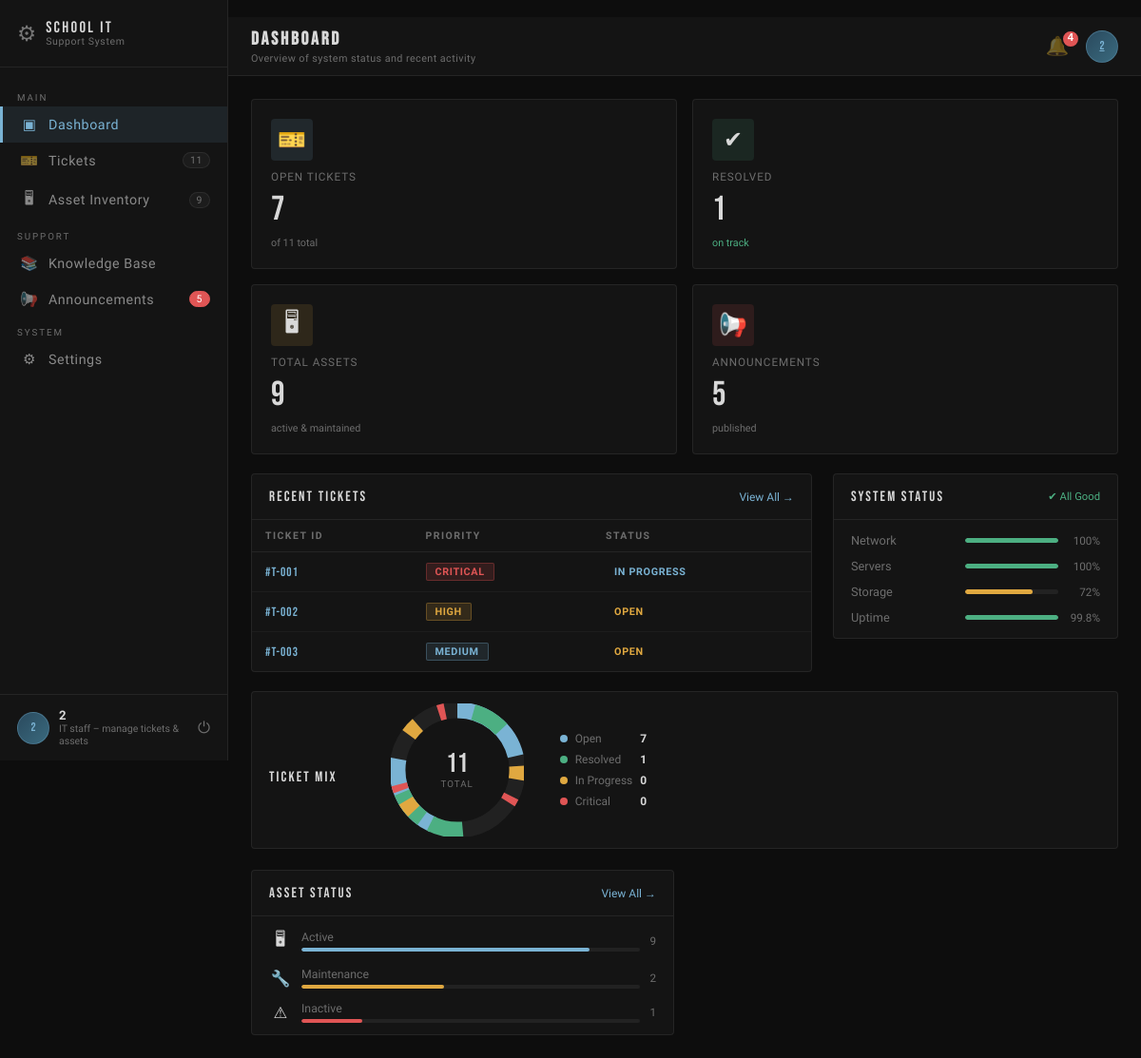
The page /dashboard (signed in) on the database its author committed.
### models.py (models this page shows, shortened)
class User(db.Model):
    __tablename__ = 'users'
    id            = db.Column(db.Integer, primary_key=True)
    username      = db.Column(db.String(80),  unique=True, nullable=False)
    email         = db.Column(db.String(120), unique=True, nullable=False)
    password_hash = db.Column(db.String(255), nullable=False)
    full_name     = db.Column(db.String(120), nullable=False)
    role_id       = db.Column(db.Integer, db.ForeignKey('roles.id'), nullable=False)
    department    = db.Column(db.String(100))
    phone         = db.Column(db.String(20))
    is_active     = db.Column(db.Boolean, default=True)
    last_login    = db.Column(db.DateTime)
    created_at    = db.Column(db.DateTime, default=datetime.utcnow)
    updated_at    = db.Column(db.DateTime, default=datetime.utcnow, onupdate=datetime.utcnow)
    role                = db.relationship('Role', back_populates='users')
    submitted_tickets   = db.relationship('Ticket', foreign_keys='Ticket.requester_id',   back_populates='requester',  lazy='dynamic')
    assigned_tickets    = db.relationship('Ticket', foreign_keys='Ticket.assigned_to_id', back_populates='assigned_to', lazy='dynamic')
    comments            = db.relationship('TicketComment',        back_populates='author',     lazy='dynamic')
    assets_assigned     = db.relationship('Asset',                back_populates='assigned_to', lazy='dynamic')
    maintenance_logs    = db.relationship('AssetMaintenance',     back_populates='performed_by', lazy='dynamic')
    kb_articles         = db.relationship('KnowledgeBaseArticle', back_populates='author',      lazy='dynamic')
    announcements       = db.relationship('Announcement',         back_populates='author',      lazy='dynamic')
    notifications       = db.relationship('Notification',         back_populates='user',        lazy='dynamic')
    audit_logs          = db.relationship('AuditLog',             back_populates='user',        lazy='dynamic')

class Role(db.Model):
    __tablename__ = 'roles'
    id          = db.Column(db.Integer, primary_key=True)
    name        = db.Column(db.String(50), unique=True, nullable=False)   # admin | it_staff | student
    description = db.Column(db.String(200))
    created_at  = db.Column(db.DateTime, default=datetime.utcnow)
    users = db.relationship('User', back_populates='role', lazy='dynamic')

### main.py (the view)
    @app.route('/dashboard')
    def dashboard():
        if 'user_id' not in session:
            return redirect(url_for('login'))
        from models import User
        user = User.query.get(session['user_id'])
        if user and user.role.name == 'student':
            return redirect(url_for('tickets_page'))
        from models import Ticket, Asset, Announcement
        stats = {
            'total_tickets': Ticket.query.count(),
            'open_tickets': Ticket.query.filter_by(status='open').count(),
            'resolved_tickets': Ticket.query.filter_by(status='resolved').count(),
            'users': User.query.count(),
            'assets': Asset.query.count(),
            'announcements': Announcement.query.filter_by(is_published=True).count()
        }
        return render_template('dashboard.html', stats=stats)

### templates/dashboard.html (shortened to what this page needs)
﻿{% extends 'base.html' %}
{% block extra_css %}
<link rel="stylesheet" href="{{ url_for('static', filename='css/dashboard.css') }}"/>
{% endblock %}
{% block page_heading %}Dashboard{% endblock %}
{% block page_sub %}Overview of system status and recent activity{% endblock %}
{% block content %}
<div class="stats-grid">
  <div class="stat-card" style="--delay: 0.05s;">
    <div class="stat-card__icon open">🎫</div>
    <div class="stat-label">Open Tickets</div>
    <div class="stat-val">{{ stats.open_tickets }}</div>
    <div class="stat-card__trend neutral">of {{ stats.total_tickets }} total</div>
  </div>
  <div class="stat-card" style="--delay: 0.1s;">
    <div class="stat-card__icon resolved">✔</div>
    <div class="stat-label">Resolved</div>
    <div class="stat-val">{{ stats.resolved_tickets }}</div>
    <div class="stat-card__trend up">on track</div>
  </div>
  <div class="stat-card" style="--delay: 0.15s;">
    <div class="stat-card__icon assets">🖥</div>
    <div class="stat-label">Total Assets</div>
    <div class="stat-val">{{ stats.assets }}</div>
    <div class="stat-card__trend neutral">active & maintained</div>
  </div>
  <div class="stat-card" style="--delay: 0.2s;">
    <div class="stat-card__icon critical">📢</div>
    <div class="stat-label">Announcements</div>
    <div class="stat-val">{{ stats.announcements }}</div>
    <div class="stat-card__trend neutral">published</div>
  </div>
</div>
<div class="mid-row">
  <div class="panel">
    <div class="panel__head">
      <span class="panel__title">Recent Tickets</span>
      <a href="{{ url_for('tickets_page') }}" class="panel__link">View All →</a>
    </div>
    {% if stats.total_tickets > 0 %}
      <div style="overflow-x: auto;">
        <table class="ticket-table">
          <thead>
            <tr>
              <th>Ticket ID</th>
              <th>Priority</th>
              <th>Status</th>
            </tr>
          </thead>
          <tbody>
            <tr>
              <td class="ticket-id">#T-001</td>
              <td><span class="badge critical">Critical</span></td>
              <td><span class="status in-progress">In Progress</span></td>
            </tr>
            <tr>
              <td class="ticket-id">#T-002</td>
              <td><span class="badge high">High</span></td>
              <td><span class="status open">Open</span></td>
            </tr>
            <tr>
              <td class="ticket-id">#T-003</td>
              <td><span class="badge medium">Medium</span></td>
              <td><span class="status open">Open</span></td>
            </tr>
          </tbody>
        </table>
      </div>
    {% endif %}
  </div>
  <div class="right-col">
    <div class="panel">
      <div class="panel__head">
        <span class="panel__title">System Status</span>
        <span class="all-good">✔ All Good</span>
      </div>
      <ul class="status-list">
        <li class="status-item">
          <span class="status-name">Network</span>
          <div class="status-bar-wrap"><div class="status-bar" style="--pct: 100%; --clr: #4caf82;"></div></div>
          <span class="status-pct">100%</span>
        </li>
        <li class="status-item">
          <span class="status-name">Servers</span>
          <div class="status-bar-wrap"><div class="status-bar" style="--pct: 100%; --clr: #4caf82;"></div></div>
          <span class="status-pct">100%</span>
        </li>
        <li class="status-item">
          <span class="status-name">Storage</span>
          <div class="status-bar-wrap"><div class="status-bar" style="--pct: 72%; --clr: #e0a840;"></div></div>
          <span class="status-pct">72%</span>
        </li>
        <li class="status-item">
          <span class="status-name">Uptime</span>
          <div class="status-bar-wrap"><div class="status-bar" style="--pct: 99.8%; --clr: #4caf82;"></div></div>
          <span class="status-pct">99.8%</span>
        </li>
      </ul>
    </div>
  </div>
</div>
<div class="bottom-row">
  <div class="panel chart-panel">
    <div class="panel__head" style="border-bottom: none; padding-bottom: 0;">
      <span class="panel__title">Ticket Mix</span>
    </div>
    <div class="donut-wrap">
      <div class="donut-center">
        <span class="donut-total">{{ stats.total_tickets }}</span>
        <span class="donut-sub">TOTAL</span>
      </div>
    </div>
    <ul class="legend">
      <li><span class="dot" style="background: #7ab3d4;"></span> Open <strong>{{ stats.open_tickets }}</strong></li>
      <li><span class="dot" style="background: #4caf82;"></span> Resolved <strong>{{ stats.resolved_tickets }}</strong></li>
      <li><span class="dot" style="background: #e0a840;"></span> In Progress <strong>0</strong></li>
      <li><span class="dot" style="background: #e05555;"></span> Critical <strong>0</strong></li>
    </ul>
  </div>
  <div class="panel">
    <div class="panel__head">
      <span class="panel__title">Asset Status</span>
      <a href="{{ url_for('assets_page') }}" class="panel__link">View All →</a>
    </div>
    <ul class="asset-list">
      <li class="asset-row">
        <span class="asset-icon">🖥</span>
        <div class="asset-info">
          <span class="asset-name">Active</span>
          <div class="asset-bar-wrap"><div class="asset-bar" style="--w: 85%;"></div></div>
        </div>
        <span class="asset-count">{{ stats.assets | int }}</span>
      </li>
      <li class="asset-row">
        <span class="asset-icon">🔧</span>
        <div class="asset-info">
          <span class="asset-name">Maintenance</span>
          <div class="asset-bar-wrap"><div class="asset-bar" style="--w: 42%; background: #e0a840;"></div></div>
        </div>
        <span class="asset-count">2</span>
      </li>
      <li class="asset-row">
        <span class="asset-icon">⚠</span>
        <div class="asset-info">
          <span class="asset-name">Inactive</span>
          <div class="asset-bar-wrap"><div class="asset-bar" style="--w: 18%; background: #e05555;"></div></div>
        </div>
        <span class="asset-count">1</span>
      </li>
    </ul>
  </div>
</div>
{% endblock %}

### templates/base.html (shortened to what this page needs)
<!DOCTYPE html>
<html lang="en">
<head>
  <link rel="stylesheet" href="{{ url_for('static', filename='css/pages.css') }}"/>
  {% block extra_css %}{% endblock %}
</head>
<body>
<aside class="sidebar" id="sidebar">
  <div class="sidebar__brand"><span class="brand-gear">⚙</span><div class="brand-text"><span class="brand-title">SCHOOL IT</span><span class="brand-sub">Support System</span></div></div>
  <nav class="sidebar__nav">
    <p class="nav-section-label">MAIN</p>
    {% if current_user and current_user.role.name != 'student' %}
    <a href="{{ url_for('dashboard') }}" class="nav-item{% if request.path == url_for('dashboard') %} active{% endif %}"><span class="nav-icon">▣</span> Dashboard</a>
    {% endif %}
    <a href="{{ url_for('tickets_page') }}" class="nav-item{% if request.path.startswith('/tickets') %} active{% endif %}"><span class="nav-icon">🎫</span> Tickets{% if ticket_count %}<span class="nav-badge">{{ ticket_count }}</span>{% endif %}</a>
    {% if current_user and current_user.role.name != 'student' %}
    <a href="{{ url_for('assets_page') }}" class="nav-item{% if request.path.startswith('/assets') %} active{% endif %}"><span class="nav-icon">🖥</span> Asset Inventory{% if asset_count %}<span class="nav-badge">{{ asset_count }}</span>{% endif %}</a>
    {% endif %}
    <p class="nav-section-label">SUPPORT</p>
    <a href="{{ url_for('kb_page') }}" class="nav-item{% if request.path.startswith('/kb') %} active{% endif %}"><span class="nav-icon">📚</span> Knowledge Base</a>
    <a href="{{ url_for('announcements_page') }}" class="nav-item{% if request.path.startswith('/announcements') %} active{% endif %}"><span class="nav-icon">📢</span> Announcements{% if announcement_count %}<span class="nav-badge new">{{ announcement_count }}</span>{% endif %}</a>
    <p class="nav-section-label">SYSTEM</p>
    {% if current_user and current_user.role.name != 'student' %}
    <a href="#" class="nav-item"><span class="nav-icon">⚙</span> Settings</a>
    {% endif %}
  </nav>
  <div class="sidebar__footer">
    <div class="user-avatar">{{ current_user.username[:2].upper() if current_user }}</div>
    <div class="user-meta"><span class="user-name">{{ current_user.full_name if current_user }}</span><span class="user-role">{{ current_user.role.description if current_user and current_user.role }}</span></div>
    <a href="{{ url_for('logout_page') }}" class="logout-btn">⏻</a>
  </div>
</aside>
<div class="main">
  <header class="topbar">
    <div class="topbar__left"><h2 class="page-heading">{% block page_heading %}{% endblock %}</h2><span class="page-sub">{% block page_sub %}{% endblock %}</span></div>
    <div class="topbar__right">
      <div class="notifications-container" id="notificationsContainer">
        <button class="notifications-bell" id="notificationsBell" onclick="toggleNotifications()">
          🔔
          <span class="notification-badge" id="notificationBadge" style="display:none;">0</span>
        </button>
      </div>
      <a href="{{ url_for('profile_page') }}" class="topbar-avatar" title="Profile">{{ current_user.username[:2].upper() if current_user }}</a>
    </div>
  </header>
  <div class="page-content">
    {% block content %}{% endblock %}
  </div>
</div>
</body>
</html>

### rows shown on the page
User: username "2", full_name "2"
Role: role "IT staff – manage tickets & assets"

### other values the page prints
{{ ticket_count }} "11"
{{ asset_count }} "9"
{{ announcement_count }} "5"
{{ stats.open_tickets }} "7"
{{ stats.total_tickets }} "11"
{{ stats.resolved_tickets }} "1"
{{ stats.assets }} "9"
{{ stats.announcements }} "5"
{{ stats.assets | int }} "9"
